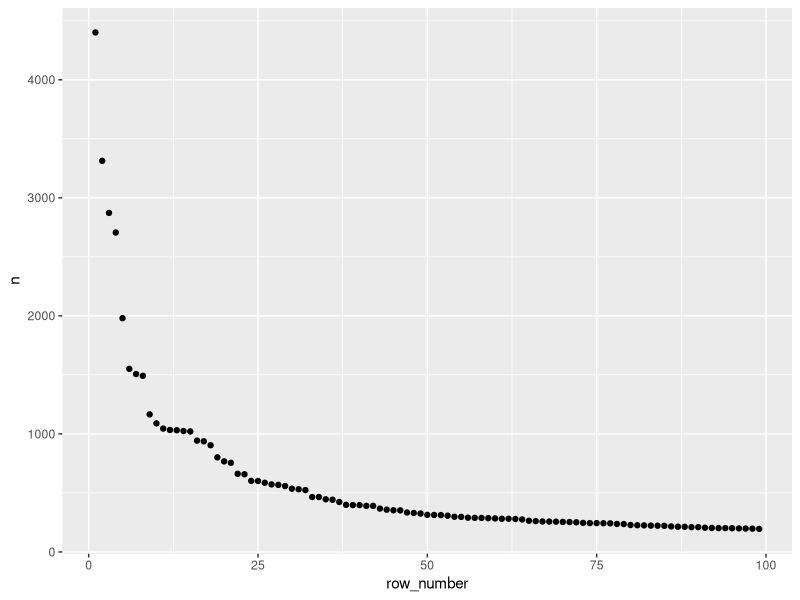
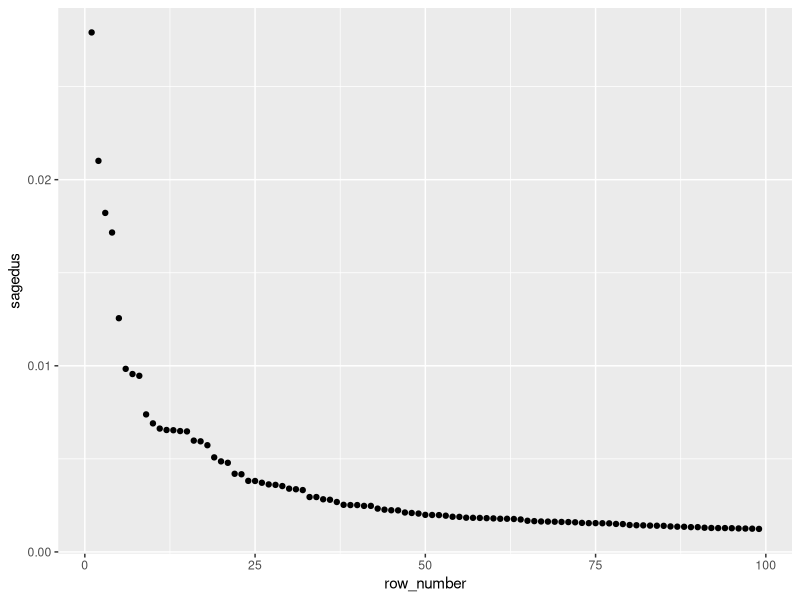
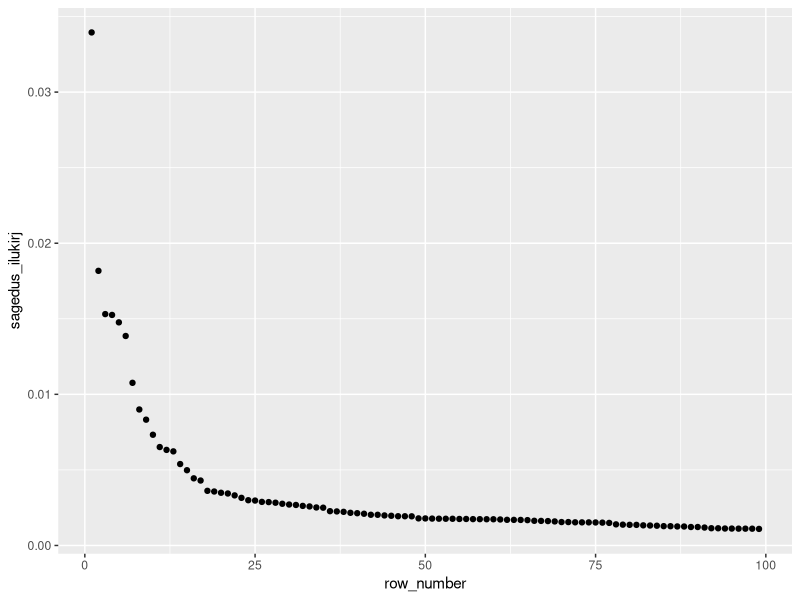
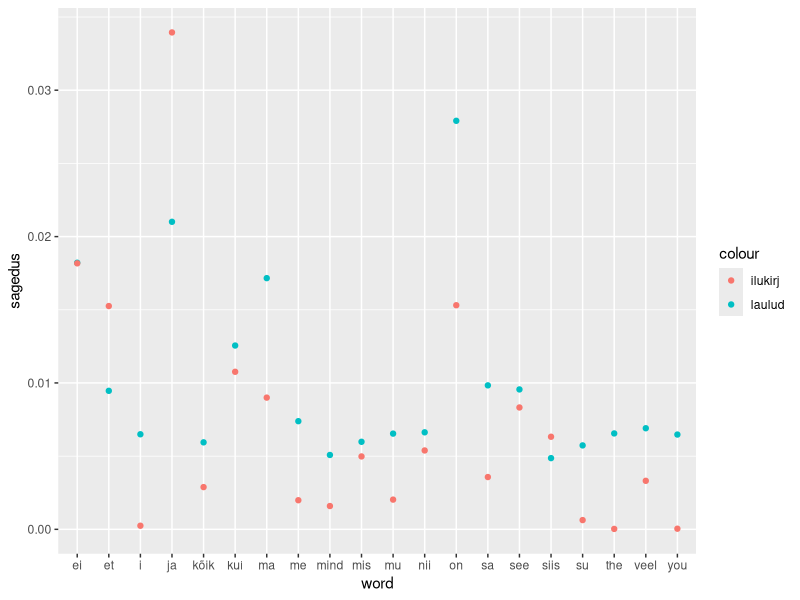
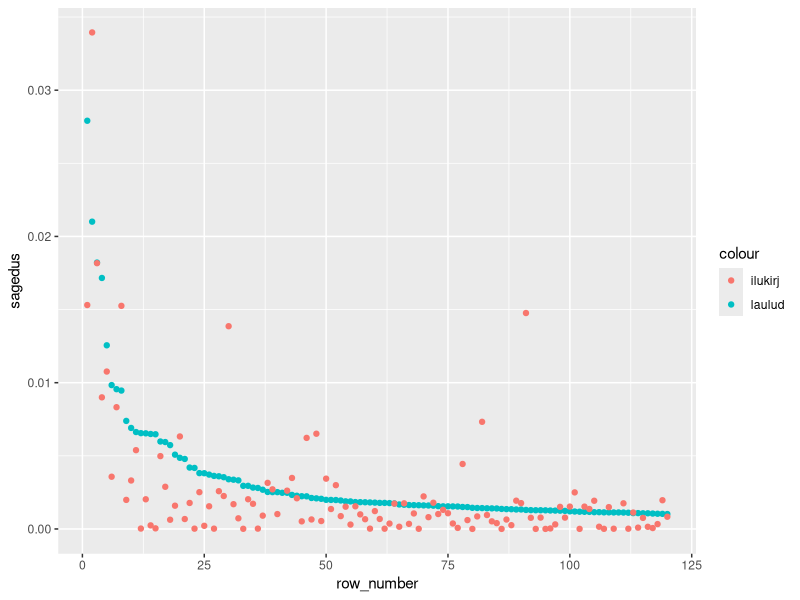
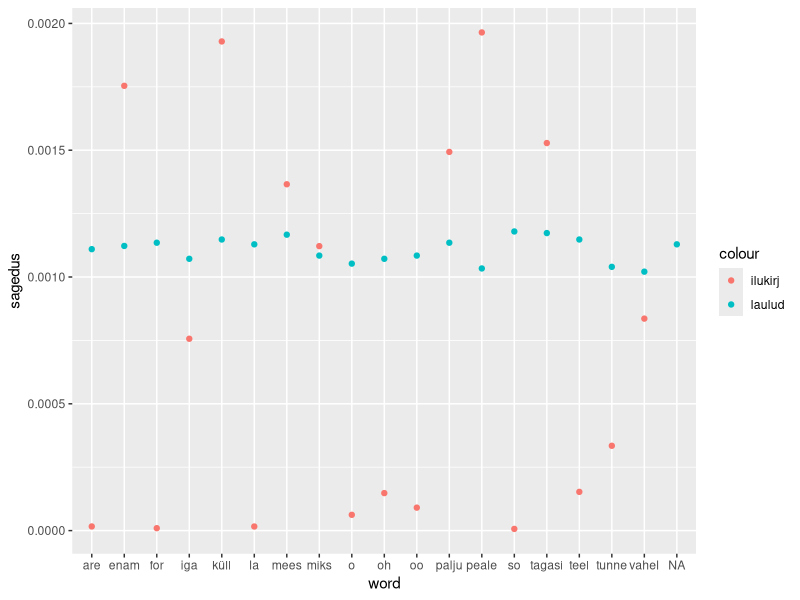
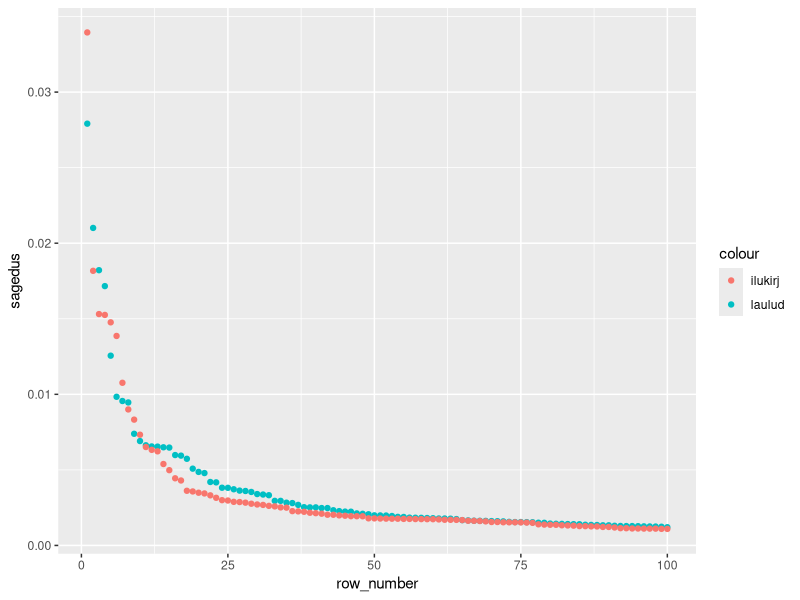
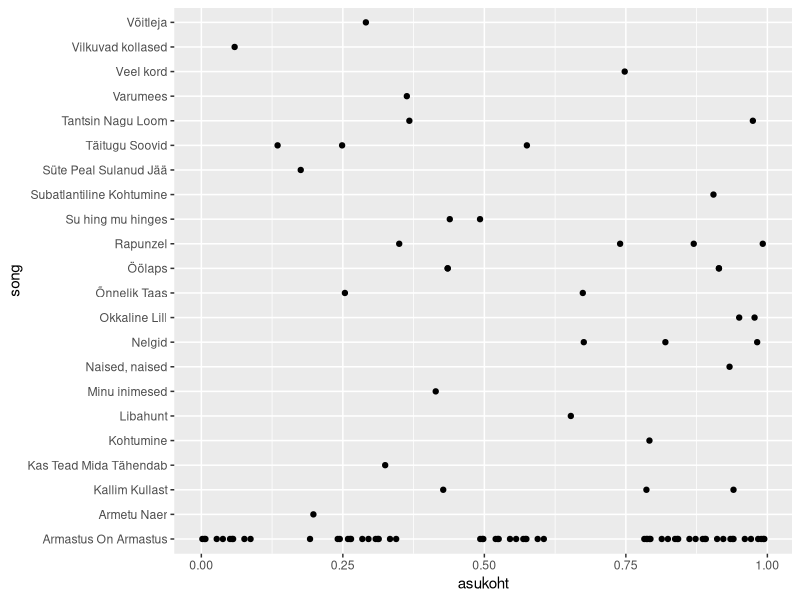

The R script that drew these images, in order:
## ---- chunk 1

library(tidyverse)

## ---- chunk 2

library(tidytext)

## ---- chunk 3

edetabel <- read_tsv("data/eesti_top40/eesti_skyplus_top40_1994-2018.tsv")


## ---- chunk 4

edetabel %>%
  unnest_tokens(word,lyrics)


## ---- chunk 5
# A tibble: 157,632 x 9
# year  rank votes artist    song      filename                   source language word          
# <dbl> <dbl> <dbl> <chr>     <chr>     <chr>                       <dbl> <chr>    <chr>         
#   1  1994     1    NA Ummamuudu Kõnõtraat lyrics-ummamuudu-konotraat      1 et       välän         
# 2  1994     1    NA Ummamuudu Kõnõtraat lyrics-ummamuudu-konotraat      1 et       külmetas      
# 3  1994     1    NA Ummamuudu Kõnõtraat lyrics-ummamuudu-konotraat      1 et       ja            
# 4  1994     1    NA Ummamuudu Kõnõtraat lyrics-ummamuudu-konotraat      1 et       taivast       
# 5  1994     1    NA Ummamuudu Kõnõtraat lyrics-ummamuudu-konotraat      1 et       satas         
# 6  1994     1    NA Ummamuudu Kõnõtraat lyrics-ummamuudu-konotraat      1 et       lummõ    
## ---- chunk 6

laulusonad <- edetabel %>%
  unnest_tokens(word,lyrics)

## ---- chunk 7

laulusonad %>%
  filter(artist=="Smilers")

laulusonad %>%
  filter(artist=="Terminaator")

laulusonad %>%
  filter(artist=="Ummamuudu")

## ---- chunk 8

#---------------------------------------------






#---------------------------------------------

## ---- chunk 9

laulusonad %>%
  count(word,sort=T)

## ---- chunk 10

laulusonad %>%
  filter(artist=="Põhja-Tallinn") %>%
  count(word,sort=T)

laulusonad %>%
  filter(artist=="Ummamuudu") %>%
  count(word,sort=T)


laulusonad %>%
  filter(artist=="Nublu") %>%
  count(word,sort=T)


## ---- chunk 11

#---------------------------------------------






#---------------------------------------------

## ---- chunk 12

sonaloend <- laulusonad %>% 
  count(word,sort=T) %>% 
  mutate(sagedus=n/sum(n))

## ---- chunk 13

sonaloend %>%
  mutate(row_number=row_number()) %>% 
  filter(row_number<100) %>% 
  ggplot()+
  geom_point(aes(x=row_number,y=n))

## ---- chunk 14

sonaloend %>%
  mutate(row_number=row_number()) %>% 
  filter(row_number<100) %>% 
  ggplot()+
  geom_point(aes(x=row_number,y=sagedus))

## ---- chunk 15

sonaloend %>%
  mutate(sagedus=n/sum(n))

## ---- chunk 16

ilukirj_sonad <- read_tsv("data/raudvere_uiboaed_mitmikud/token_1_grams.tsv",col_names = c("word","n_token","n_docs"))


ilukirj_sonad <- ilukirj_sonad %>%
  mutate(sagedus_ilukirj=n_token/sum(n_token))

## ---- chunk 17

ilukirj_sonad %>%
  mutate(row_number=row_number()) %>% 
  filter(row_number<100) %>% 
  ggplot()+
  geom_point(aes(x=row_number,y=sagedus_ilukirj))

## ---- chunk 18

sonaloend %>%
  filter(row_number()<11) %>% 
  mutate(sagedus=n/sum(n)) %>%
  left_join(ilukirj_sonad, by="word")

## ---- chunk 19

sonaloend %>%
  mutate(sagedus=n/sum(n)) %>%
  mutate(row_number=row_number()) %>% 
  filter(row_number<21) %>% 
  left_join(ilukirj_sonad, by="word") %>% 
  ggplot()+
  geom_point(aes(x=word,y=sagedus,color="laulud"))+
  geom_point(aes(x=word,y=sagedus_ilukirj,color="ilukirj"))

## ---- chunk 20

sonaloend %>%
  mutate(sagedus=n/sum(n)) %>%
  mutate(row_number=row_number()) %>% 
  filter(row_number<121) %>% 
  left_join(ilukirj_sonad, by="word") %>% 
  ggplot()+
  geom_point(aes(x=row_number,y=sagedus,color="laulud"))+
  geom_point(aes(x=row_number,y=sagedus_ilukirj,color="ilukirj"))

## ---- chunk 21

sonaloend %>%
  mutate(sagedus=n/sum(n)) %>%
  filter(row_number()>101&row_number()<121) %>% 
  left_join(ilukirj_sonad, by="word") %>% 
  ggplot()+
  geom_point(aes(x=word,y=sagedus,color="laulud"))+
  geom_point(aes(x=word,y=sagedus_ilukirj,color="ilukirj"))

## ---- chunk 22


ilukirj_sonad <- ilukirj_sonad %>%
  mutate(row_number=row_number())


sonaloend %>%
  mutate(sagedus=n/sum(n)) %>%
  mutate(row_number=row_number()) %>% 
  filter(row_number<101) %>% 
  left_join(ilukirj_sonad, by="row_number") %>% 
  ggplot()+
  geom_point(aes(x=row_number,y=sagedus,color="laulud"))+
  geom_point(aes(x=row_number,y=sagedus_ilukirj,color="ilukirj"))

## ---- chunk 23

#---------------------------------------------






#---------------------------------------------

## ---- chunk 24

laulusonad %>% 
  group_by(artist,song,year) %>% 
  mutate(nr=row_number())


## ---- chunk 25

laulusonad %>% 
  group_by(artist,song,year) %>% 
  mutate(nr=row_number(), n=n())

## ---- chunk 26

laulusonad %>% 
  group_by(artist,song,year) %>% 
  mutate(nr=row_number(), n=n()) %>% 
  mutate(asukoht=nr/(n+1))

## ---- chunk 27

asukohad <- laulusonad %>% 
  group_by(artist,song,year) %>% 
  mutate(nr=row_number(), n=n()) %>% 
  mutate(asukoht=nr/(n+1)) %>% 
  ungroup()

## ---- chunk 28

asukohad %>% 
  filter(word=="armastus") %>% 
  ggplot()+
  geom_point(aes(y=song,x=asukoht))
  

## ---- chunk 29

asukohad %>% 
  filter(word=="la") %>% 
  ggplot()+
  geom_point(aes(y=song,x=asukoht))
  

## ---- chunk 30

asukohad %>% 
  filter(word=="la"|word=="na") %>% 
  ggplot()+
  geom_point(aes(y=song,x=asukoht,color=word))
  

## ---- chunk 31

#---------------------------------------------








#---------------------------------------------

## ---- chunk 32

asukohad %>% 
  filter(song=="Mina ka ft. reket") %>% 
  group_by(word) %>% 
  mutate(n=n(),nr_per_word=row_number()) %>% 
  ungroup() %>% 
  filter(n>4) %>% 
  ggplot()+
  geom_text(aes(x=asukoht,y=nr_per_word,label=word))

## ---- chunk 33

asukohad %>% 
  filter(song=="Käime katuseid mööda"&year==2003) %>% 
  group_by(word) %>% 
  mutate(n=n(),nr_per_word=row_number()) %>% 
  ungroup() %>% 
  filter(n>1) %>% 
  ggplot()+
  geom_text(aes(x=asukoht,y=jitter(nr_per_word,5),label=word))

## ---- chunk 34

#---------------------------------------------








#---------------------------------------------

## ---- chunk 35

sonaloend %>% 
  filter(word=="armastus")

## ---- chunk 36

sonaloend %>% 
  filter(str_detect(word,"armastus"))

## ---- chunk 37

## ---- chunk 38

## ---- chunk 39
